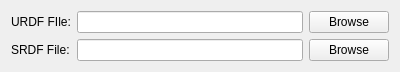
<?xml version="1.0" encoding="UTF-8"?>
<ui version="4.0">
 <class>LoadEnvironmentWidget</class>
 <widget class="QWidget" name="LoadEnvironmentWidget">
  <property name="geometry">
   <rect>
    <x>0</x>
    <y>0</y>
    <width>400</width>
    <height>68</height>
   </rect>
  </property>
  <property name="windowTitle">
   <string>Form</string>
  </property>
  <layout class="QGridLayout" name="gridLayout">
   <item row="1" column="1">
    <widget class="QLineEdit" name="srdf_line_edit">
     <property name="readOnly">
      <bool>true</bool>
     </property>
    </widget>
   </item>
   <item row="1" column="2">
    <widget class="QPushButton" name="srdf_browse_button">
     <property name="minimumSize">
      <size>
       <width>80</width>
       <height>0</height>
      </size>
     </property>
     <property name="text">
      <string>Browse</string>
     </property>
    </widget>
   </item>
   <item row="0" column="2">
    <widget class="QPushButton" name="urdf_browse_button">
     <property name="minimumSize">
      <size>
       <width>80</width>
       <height>0</height>
      </size>
     </property>
     <property name="text">
      <string>Browse</string>
     </property>
    </widget>
   </item>
   <item row="1" column="0">
    <widget class="QLabel" name="srdf_label">
     <property name="text">
      <string>SRDF File:</string>
     </property>
    </widget>
   </item>
   <item row="0" column="0">
    <widget class="QLabel" name="urdf_label">
     <property name="text">
      <string>URDF FIle:</string>
     </property>
    </widget>
   </item>
   <item row="0" column="1">
    <widget class="QLineEdit" name="urdf_line_edit">
     <property name="readOnly">
      <bool>true</bool>
     </property>
    </widget>
   </item>
  </layout>
 </widget>
 <resources/>
 <connections/>
</ui>
